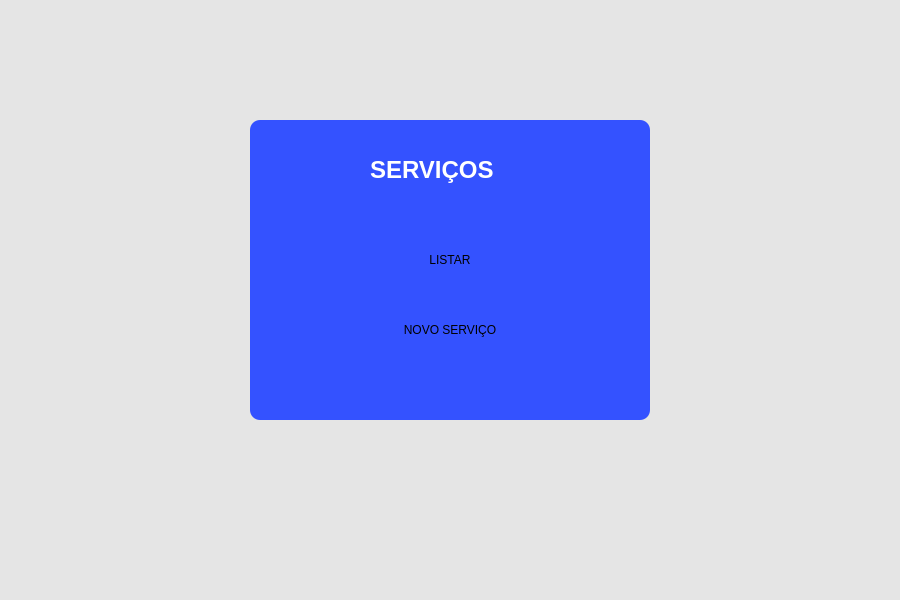
<?xml version="1.0" encoding="UTF-8"?>
<ui version="4.0">

 <class>MainWindow</class>

 <widget class="QMainWindow" name="MainWindow">

  <property name="geometry">
   <rect>
    <x>0</x>
    <y>0</y>
    <width>900</width>
    <height>600</height>
   </rect>
  </property>

  <property name="windowTitle">
   <string>Serviços</string>
  </property>

  <property name="styleSheet">
   <string notr="true">
background-color: rgb(229,229,229);
   </string>
  </property>

  <widget class="QWidget" name="centralwidget">

   <widget class="QStackedWidget" name="stackedWidget">

    <property name="geometry">
     <rect>
      <x>0</x>
      <y>0</y>
      <width>900</width>
      <height>600</height>
     </rect>
    </property>

    <!-- MENU -->

    <widget class="QWidget" name="pageMenu">

     <widget class="QFrame" name="frameMenu">

      <property name="geometry">
       <rect>
        <x>250</x>
        <y>120</y>
        <width>400</width>
        <height>300</height>
       </rect>
      </property>

      <property name="styleSheet">
       <string notr="true">
background-color: rgb(52,82,255);
border-radius: 10px;
       </string>
      </property>

      <widget class="QLabel" name="labelTitulo">

       <property name="geometry">
        <rect>
         <x>120</x>
         <y>30</y>
         <width>180</width>
         <height>40</height>
        </rect>
       </property>

       <property name="font">
        <font>
         <pointsize>18</pointsize>
         <bold>true</bold>
        </font>
       </property>

       <property name="styleSheet">
        <string notr="true">
color: white;
        </string>
       </property>

       <property name="text">
        <string>SERVIÇOS</string>
       </property>

      </widget>

      <widget class="QPushButton" name="btnMenuServicos">

       <property name="geometry">
        <rect>
         <x>120</x>
         <y>120</y>
         <width>160</width>
         <height>40</height>
        </rect>
       </property>

       <property name="text">
        <string>LISTAR</string>
       </property>

      </widget>

      <widget class="QPushButton" name="btnNovoServico">

       <property name="geometry">
        <rect>
         <x>120</x>
         <y>190</y>
         <width>160</width>
         <height>40</height>
        </rect>
       </property>

       <property name="text">
        <string>NOVO SERVIÇO</string>
       </property>

      </widget>

     </widget>

    </widget>

    <!-- LISTAGEM -->

    <widget class="QWidget" name="pageListagem">

     <widget class="QTableWidget" name="tabelaServicos">

      <property name="geometry">
       <rect>
        <x>40</x>
        <y>40</y>
        <width>820</width>
        <height>500</height>
       </rect>
      </property>

      <column>
       <property name="text">
        <string>ID</string>
       </property>
      </column>

      <column>
       <property name="text">
        <string>Serviço</string>
       </property>
      </column>

      <column>
       <property name="text">
        <string>Valor</string>
       </property>
      </column>

      <column>
       <property name="text">
        <string>Descrição</string>
       </property>
      </column>

     </widget>

    </widget>

    <!-- CADASTRO -->

    <widget class="QWidget" name="pageCadastro">

     <widget class="QFrame" name="frameCadastro">

      <property name="geometry">
       <rect>
        <x>220</x>
        <y>60</y>
        <width>450</width>
        <height>420</height>
       </rect>
      </property>

      <property name="styleSheet">
       <string notr="true">
background-color: rgb(52,82,255);
border-radius: 10px;
       </string>
      </property>

      <widget class="QLabel" name="labelCadastro">

       <property name="geometry">
        <rect>
         <x>120</x>
         <y>20</y>
         <width>220</width>
         <height>40</height>
        </rect>
       </property>

       <property name="font">
        <font>
         <pointsize>16</pointsize>
         <bold>true</bold>
        </font>
       </property>

       <property name="styleSheet">
        <string notr="true">
color: white;
        </string>
       </property>

       <property name="text">
        <string>CADASTRO</string>
       </property>

      </widget>

      <!-- SERVICO -->

      <widget class="QLabel" name="labelServico">

       <property name="geometry">
        <rect>
         <x>50</x>
         <y>80</y>
         <width>100</width>
         <height>20</height>
        </rect>
       </property>

       <property name="styleSheet">
        <string notr="true">
color: white;
        </string>
       </property>

       <property name="text">
        <string>Serviço:</string>
       </property>

      </widget>

      <widget class="QLineEdit" name="inputServico">

       <property name="geometry">
        <rect>
         <x>50</x>
         <y>100</y>
         <width>340</width>
         <height>30</height>
        </rect>
       </property>

      </widget>

      <!-- VALOR -->

      <widget class="QLabel" name="labelValor">

       <property name="geometry">
        <rect>
         <x>50</x>
         <y>150</y>
         <width>100</width>
         <height>20</height>
        </rect>
       </property>

       <property name="styleSheet">
        <string notr="true">
color: white;
        </string>
       </property>

       <property name="text">
        <string>Valor:</string>
       </property>

      </widget>

      <widget class="QLineEdit" name="inputValor">

       <property name="geometry">
        <rect>
         <x>50</x>
         <y>170</y>
         <width>340</width>
         <height>30</height>
        </rect>
       </property>

      </widget>

      <!-- DESCRICAO -->

      <widget class="QLabel" name="labelDescricao">

       <property name="geometry">
        <rect>
         <x>50</x>
         <y>220</y>
         <width>100</width>
         <height>20</height>
        </rect>
       </property>

       <property name="styleSheet">
        <string notr="true">
color: white;
        </string>
       </property>

       <property name="text">
        <string>Descrição:</string>
       </property>

      </widget>

      <widget class="QTextEdit" name="inputDescricao">

       <property name="geometry">
        <rect>
         <x>50</x>
         <y>240</y>
         <width>340</width>
         <height>60</height>
        </rect>
       </property>

      </widget>

      <!-- BOTAO -->

      <widget class="QPushButton" name="btnSalvarServico">

       <property name="geometry">
        <rect>
         <x>150</x>
         <y>340</y>
         <width>140</width>
         <height>40</height>
        </rect>
       </property>

       <property name="text">
        <string>SALVAR</string>
       </property>

      </widget>

     </widget>

    </widget>

   </widget>

  </widget>

  <widget class="QStatusBar" name="statusbar"/>

 </widget>

 <resources/>
 <connections/>

</ui>
